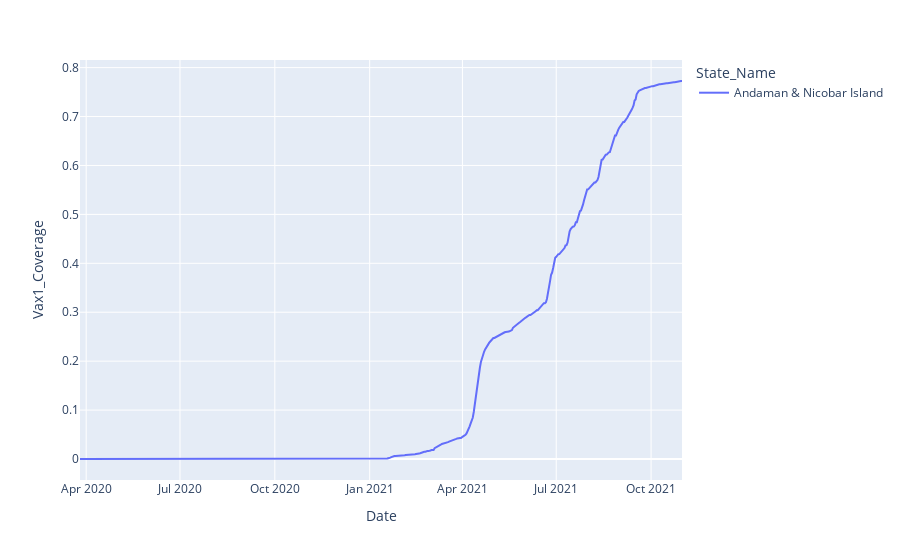

Notebook code cell kept with this figure:
### Code cell
list_of_states=sorted(Joined_DF["State_Name"].unique()) #input is an array
list_of_states.append("India")

list_of_states2=list_of_states.copy()
list_of_states2.remove("India")

# https://www.bootstrapcdn.com/bootswatch/
app = dash.Dash(__name__,external_stylesheets=[dbc.themes.BOOTSTRAP], 
               meta_tags=[{'name': 'viewport',
                            'content': 'width=device-width, initial-scale=1.0'}] #meta_tags is to make the app mobile compatible
                          ) #external_stylesheets is where you declare the theme(DARKLY here)

# Layout section: Bootstrap (https://hackerthemes.com/bootstrap-cheatsheet/)
app.layout=dbc.Container([
    
        dbc.Row([
            dbc.Col(html.H1("Vaccination Coverage",
                   className="text-center bg-light mb-4"), #put space to apply multiple classNames
                    width=12)
        ]),
    
        dbc.Row([
            dbc.Col([
                dcc.Dropdown(id="states_dpdwn",multi=False,value="India",
                            options=[{'label':x,'value':x}for x in list_of_states])
            ])
        ]),
    
        dbc.Row([
            dbc.Col([
                dcc.Graph(
                    id='line_graph_day',
                    figure={})
            ],width={'size':5, 'offset':1, 'order':1}),
            
            dbc.Col([
                dcc.Graph(
                    id='line_graph_cum',
                    figure={})
            ],width={'size':5, 'offset':1, 'order':1})
        ]),
    
        dbc.Row([
            dbc.Col([
                dcc.Dropdown(id="states_dpdwn2",multi=True,value=["Andaman & Nicobar Island"],
                            options=[{'label':x,'value':x}for x in list_of_states2])
            ])

        ]),
    
        dbc.Row([
            dbc.Col([
                dcc.Tabs(id="tabs",value="First_Dose",children=[
                        dcc.Tab(label="First_Dose",value="First_Dose"),
                        dcc.Tab(label="Second_Dose",value="Second_Dose")])
            ]),
                           
            dbc.Col([
                dcc.Graph(
                    id='line_graph_cum_com',
                    figure={})
            ],width={'size':10, 'offset':1, 'order':1})
        ]),
    
        dbc.Row([
            dbc.Col([
                dcc.DatePickerRange(
                id="Date_slider",
                min_date_allowed=Joined_DF["Date"].min(),
                max_date_allowed=Joined_DF["Date"].max(),
                initial_visible_month=Joined_DF["Date"].min(),
                start_date=Joined_DF["Date"].min(),
                end_date=Joined_DF["Date"].max()
        )
                
            ],width={'size':6, 'offset':3, 'order':1})
            ],justify='center'),
    
        dbc.Row([
            dbc.Col([
                dcc.Graph(
                    id='India_Map1',
                    figure={})
            ]),
            
            dbc.Col([
                dcc.Graph(
                    id='India_Map2',
                    figure={})
            ])
        ])
    
])

# Callback section: connecting the components
#callback for first two graphs
@app.callback(
    [Output('line_graph_day','figure'),
    Output('line_graph_cum','figure')],
    Input('states_dpdwn','value')
)

def update_graph1(state):
    if state=="India":
        dff=Joined_DF.groupby("Date").sum().reset_index()
        dff.insert(3,"Cum_Vax1",dff["Vaccinated1"].cumsum(),"True")
        dff.insert(5,"Cum_Vax2",dff["Vaccinated2"].cumsum(),"True")
        
        fig1=go.Figure()
        fig1.add_trace(go.Scatter(
                x=dff["Date"],
                y=dff["Vaccinated1"],
                mode='lines',
                name="First Dose"
            ))

        fig1.add_trace(go.Scatter(
                x=dff["Date"],
                y=dff["Vaccinated2"],
                mode='lines',
                name="Second Dose"                    
            ))
        

        fig2=go.Figure()
        fig2.add_trace(go.Scatter(
                x=dff["Date"],
                y=dff["Cum_Vax1"],
                mode='lines',
                name="First Dose"
            ))

        fig2.add_trace(go.Scatter(
                x=dff["Date"],
                y=dff["Cum_Vax2"],
                mode='lines',
                name="Second Dose"                    
            ))
        
        
        
    else:
        dff=Joined_DF[Joined_DF["State_Name"]==state]
        dff.insert(3,"Cum_Vax1",dff["Vaccinated1"].cumsum(),"True")
        dff.insert(5,"Cum_Vax2",dff["Vaccinated2"].cumsum(),"True")    
        
        fig1=go.Figure()
        fig1.add_trace(go.Scatter(
                x=dff["Date"],
                y=dff["Vaccinated1"],
                mode='lines',
                name="First Dose"
            ))

        fig1.add_trace(go.Scatter(
                x=dff["Date"],
                y=dff["Vaccinated2"],
                mode='lines',
                name="Second Dose"                    
            ))
        

        fig2=go.Figure()
        fig2.add_trace(go.Scatter(
                x=dff["Date"],
                y=dff["Cum_Vax1"],
                mode='lines',
                name="First Dose"
            ))

        fig2.add_trace(go.Scatter(
                x=dff["Date"],
                y=dff["Cum_Vax2"],
                mode='lines',
                name="Second Dose"                    
            ))
        

    return fig1,fig2

#callback for 3rd graph(comparing percentage coverage by day)
@app.callback(
    Output('line_graph_cum_com','figure'),
    Input('states_dpdwn2','value'),
    Input('tabs','value')
)

def update_graph2(state,tab):
    
    dff=Joined_DF[Joined_DF["State_Name"].isin(state)]
    dff.insert(3,"Cum_Vax1",dff.groupby(["State_Name"])["Vaccinated1"].cumsum(),True)
    dff.insert(5,"Cum_Vax2",dff.groupby(["State_Name"])["Vaccinated2"].cumsum(),True)
    dff.insert(4,"Vax1_Coverage",dff["Cum_Vax1"]/dff["State_Population"],True)
    dff.insert(6,"Vax2_Coverage",dff["Cum_Vax2"]/dff["State_Population"],True)

    if tab=="First_Dose":
        fig=px.line(
                dff,
                x="Date",
                y="Vax1_Coverage",
                color="State_Name")
        fig.show()
        
    elif tab=="Second_Dose":
        
        fig=px.line(
                dff,
                x="Date",
                y="Vax2_Coverage",
                color="State_Name")

    return fig

#callback for last 2 maps
@app.callback(
    Output("India_Map1",'figure'),
    Output("India_Map2","figure"),
    Input('Date_slider','start_date'),
    Input('Date_slider','end_date') 
)

def update_graph3(start_date,end_date):
        
    dff=Joined_DF.drop(columns=["State_Area","State_Population"])

    mask=(dff["Date"]>start_date) & (dff["Date"]<end_date)
    dff=dff.loc[mask]
    
    dff2=dff.groupby("State_Name").sum().reset_index()
    dff3=pysqldf("Select dff2.State_Name,Tested,Vaccinated1,Vaccinated2, State_Population from dff2 left join State_Data on dff2.State_Name=State_Data.State_Name")
    
    dff3["id"]=dff2["State_Name"].apply(lambda x: state_id_map[x])
    dff3.insert(3,"Vax1_Coverage",dff3["Vaccinated1"]/dff3["State_Population"],True)
    dff3.insert(5,"Vax2_Coverage",dff3["Vaccinated2"]/dff3["State_Population"],True)
    
    map1=px.choropleth(
            dff3,
            locations="id",
            geojson=india_states,
            color="Vax1_Coverage",
            hover_name="State_Name",
            hover_data=["State_Name"],
            color_continuous_scale=px.colors.diverging.RdYlGn, #https://plotly.com/python/builtin-colorscales/
            range_color=[0, 1]
    )

    map1.update_geos(fitbounds="locations", visible=False)
    
    map2=px.choropleth(
            dff3,
            locations="id",
            geojson=india_states,
            color="Vax2_Coverage",
            hover_name="State_Name",
            hover_data=["State_Name"],
            color_continuous_scale=px.colors.diverging.RdYlGn,  #https://plotly.com/python/builtin-colorscales/
            range_color=[0, 1]
        )

    map2.update_geos(fitbounds="locations", visible=False)
    
    
    return map1,map2

if __name__ == '__main__':
    app.run_server(debug=True,use_reloader=False)

### Figure 1 — Plotly figure (JSON) as saved in the notebook; plotly's stock layout.template omitted (floating-point values rounded to 4 significant figures; data arrays with more than 128 entries replaced by an {"elided": "..."} marker saying what was removed)
{"data": [{"hovertemplate": "State_Name=Andaman & Nicobar Island<br>Date=%{x}<br>Vax1_Coverage=%{y}<extra></extra>", "legendgroup": "Andaman & Nicobar Island", "line": {"color": "#636efa", "dash": "solid"}, "marker": {"symbol": "circle"}, "mode": "lines", "name": "Andaman & Nicobar Island", "orientation": "v", "showlegend": true, "type": "scatter", "x": {"elided": "585 str values"}, "xaxis": "x", "y": {"elided": "585 float values"}, "yaxis": "y"}], "layout": {"legend": {"title": {"text": "State_Name"}, "tracegroupgap": 0}, "margin": {"t": 60}, "xaxis": {"anchor": "y", "domain": [0, 1], "title": {"text": "Date"}}, "yaxis": {"anchor": "x", "domain": [0, 1], "title": {"text": "Vax1_Coverage"}}}}
